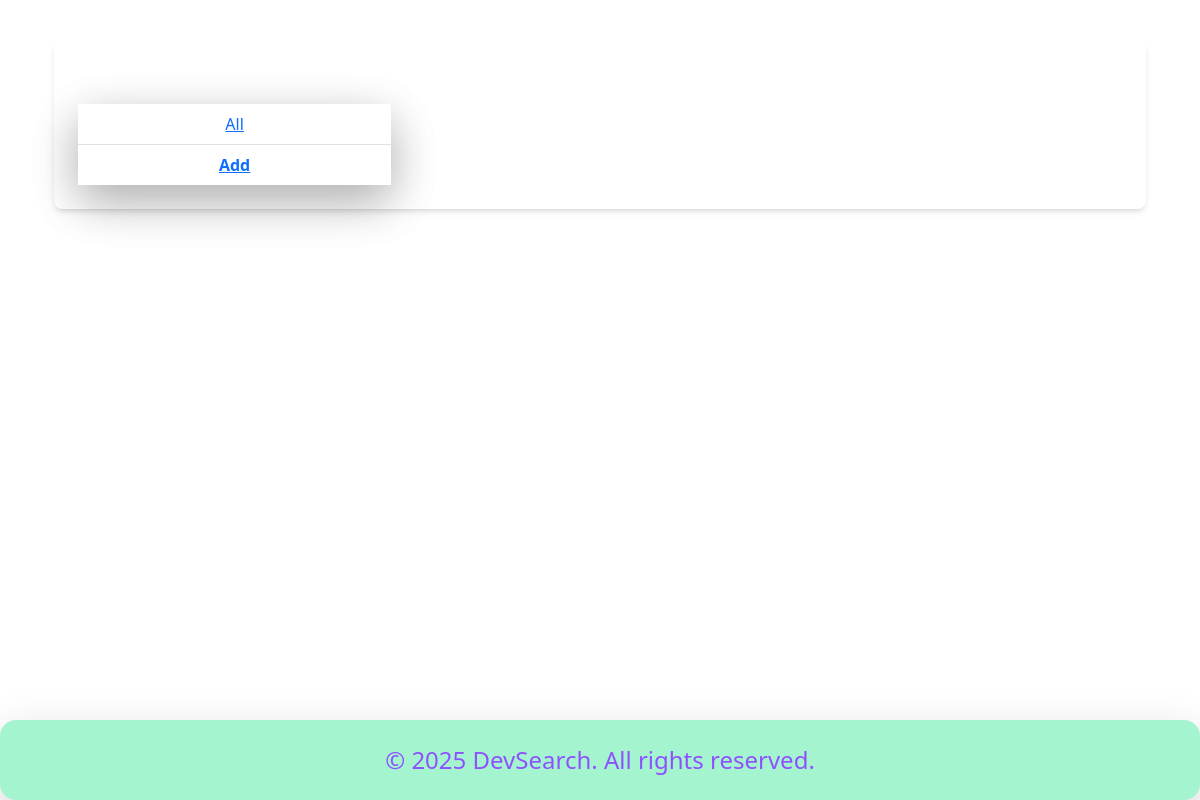
The app's page /, older data.
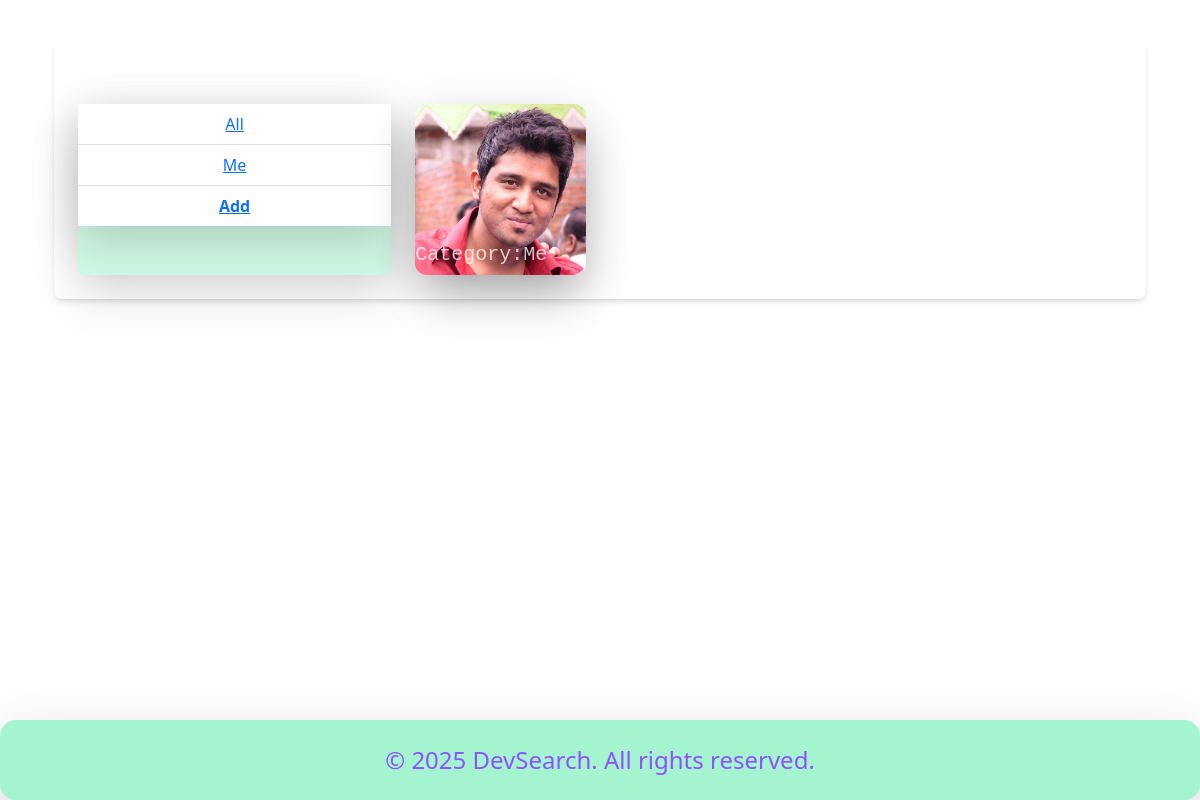
The same page, newer data.
### photo/models.py (models this page shows, shortened)
class Category(models.Model):
    name = models.CharField(max_length=100,blank=True)

class Photo(models.Model):
    category = models.ForeignKey(Category, on_delete=models.SET_NULL, null=True,blank=True)
    title = models.CharField(max_length=100, blank=True,)
    image = models.ImageField(upload_to='photos/')
    description = models.TextField(blank=True, null=True)

### photo/views.py (the view)
# urls.py: path('', views.index, name='index'),
def index(request):
    categories = Category.objects.all()
    category = request.GET.get('category')
    if category == None:
        photos = Photo.objects.all()
    else:
        photos = Photo.objects.filter(category__name=category)
    context = {'photos': photos,'categories': categories }
    return render(request, 'photo/index.html',context)

### photo/templates/photo/index.html (shortened to what this page needs)
{% extends 'base.html' %}
{% load static %}
{% block content %}
<div class="bg-emerald-50 shadow-md rounded-lg p-6 mb-6">
<div class="grid grid-cols-2 gap-4 mt-10 md:grid-cols-[30%_auto] ">
  <div class="bg-emerald-100 shadow-lg text-center ring-1 ring-green-50 rounded">
    <ul class="list-group list-group-flush cursor-pointer shadow-lg text-center bg-rose-300 ring-1 ring-green-50">
      <li class="list-group-item flex justify-between items-center px-4 bg-emerald-300">
        <a class="text-red-600" href="{% url 'index' %}">All</a>
      </li>
      {% for c in categories %}
      <li class="list-group-item flex justify-between items-center px-4">
        <a href="{% url 'index' %}?category={{ c.name }}">{{ c.name }}</a>
      </li>
      {% endfor %}
      <li class="list-group-item">
        <a class="font-bold" href="{% url 'add' %}">Add</a>
      </li>
    </ul>
  </div>
  <div class="grid grid-cols-4 gap-2">
    {% for photo in photos %}
  <div class=" relative  bg-best rounded-2xl shadow-lg text-center ring-1 ring-green-50">
   <a href="{% url 'viewPhoto' photo.id %}"> <img src="{{ photo.image.url }}" class="duration-700 hover:shadow-2xl hover:scale-110 rounded-xl shadow-2xl size-full object-fill " /></a>
    <h5 class=" opacity-75 absolute bottom-0 left-0 text-center text-white font-mono font-extrabold ">Category:{{ photo.category.name }}</h5>
  </div>
  {% endfor %}
</div>
</div>
</div>
{% endblock %}.

Row changes from the older to the newer data that the page shows:
added Category: name "Me"
added Photo: image (picture), category.name "Me"
